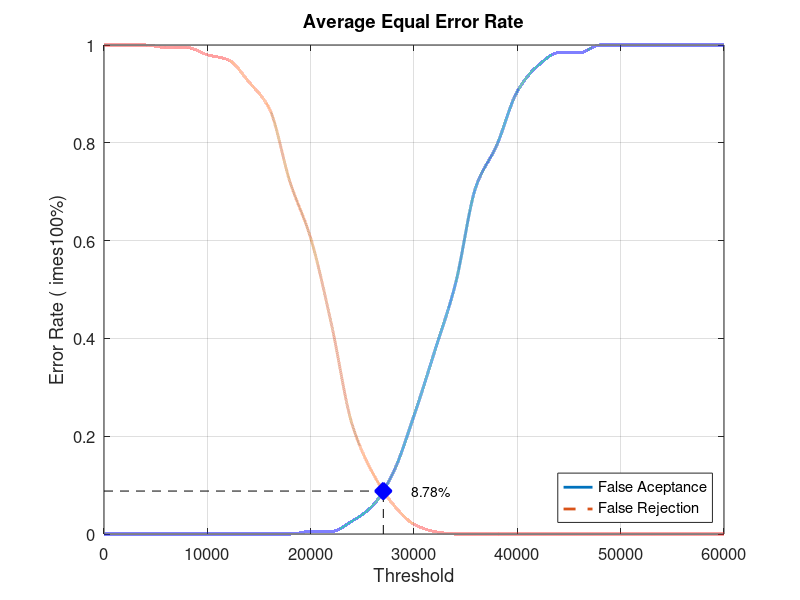
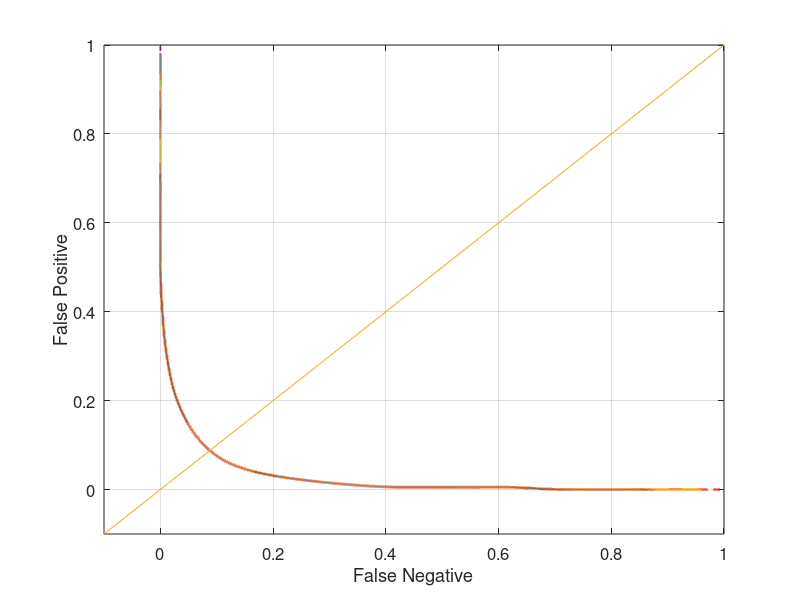

MATLAB code for these plots, in order:
close all;
clear;
clc;
x = 0:2000:60000;
xq = 0:0.5:60000;

y0 = [0 0 0 0 0 0 0 0 0 0 0.00526316 0.00526316 0.0263158 0.0578947 0.126316 0.242105 0.373684 0.510526 0.710526 0.794737 0.905263 0.957895 0.984211 0.984211 1 1 1 1 1 1 1]
yy0 = interp1(x, y0, xq, 'pchip');
y1 = [1 1 1 0.995 0.995 0.98 0.97 0.925 0.87 0.72 0.605 0.43 0.225 0.125 0.06 0.02 0.005 0 0 0 0 0 0 0 0 0 0 0 0 0 0]
yy1 = interp1(x, y1, xq, 'pchip');

% Calculating EER: 
y2 = abs(y0 - y1);
find(y2 == min(y2))
yy2 = abs(yy0 - yy1);
xEER = find(yy2 == min(yy2));
xEERIndex = xq(xEER) % X-axis EER
yEER = yy0(xEER) % Y-axis EER

main = figure
plot(xq, yy0,'-','LineWidth', 2);	hold on
plot(xq, yy1,'--','LineWidth', 2);	hold on
plot([xEERIndex xEERIndex], [0 yEER], 'k--');	hold on
plot([0 xEERIndex], [yEER yEER], 'k--');	hold on
plot(xEERIndex, yEER, 'bx', 'LineWidth', 10);	hold on
text(xEERIndex + 10 * xEERIndex / 100, yEER, [num2str(round((10000 * yEER)) / 100) '%'])
legend('False Aceptance', 'False Rejection', 'Location', 'SouthEast')
xlabel('Threshold')
ylabel('Error Rate (	imes100%)')
title('Average Equal Error Rate')
set(gca, 'FontSize', 12)
axis([0 60000 0 1])
grid on

print(main, 'Database1_4Main', '-dpng');
FNRxFPR = figure('Color', [1 1 1]);
plot(yy1, yy0, '-', yy1, yy0, 'LineWidth', 2);
hold on
y = -0.1:0.1:1
plot(y, y); 
set(gca, 'FontSize', 12)
xlabel('False Negative')
ylabel('False Positive')
axis([-0.1 1 -0.1 1])
set(gca, 'FontSize', 12)
grid on

print(FNRxFPR, 'Database1_4FNRxFPR','-dpng');
